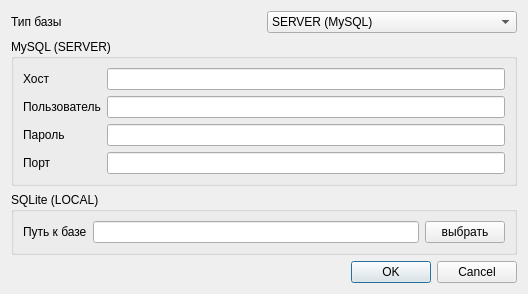
<?xml version="1.0" encoding="UTF-8"?>
<ui version="4.0">
 <class>SettingsDialog</class>
 <widget class="QDialog" name="SettingsDialog">
  <property name="geometry">
   <rect>
    <x>0</x>
    <y>0</y>
    <width>528</width>
    <height>268</height>
   </rect>
  </property>
  <property name="windowTitle">
   <string>Dialog</string>
  </property>
  <layout class="QGridLayout" name="gridLayout_2">
   <item row="0" column="0">
    <layout class="QHBoxLayout" name="horizontalLayout">
     <item>
      <widget class="QLabel" name="label">
       <property name="text">
        <string>Тип базы</string>
       </property>
      </widget>
     </item>
     <item>
      <widget class="QComboBox" name="comboBox">
       <item>
        <property name="text">
         <string>SERVER (MySQL)</string>
        </property>
       </item>
       <item>
        <property name="text">
         <string>LOCAL (SQLite)</string>
        </property>
       </item>
      </widget>
     </item>
    </layout>
   </item>
   <item row="1" column="0">
    <widget class="QGroupBox" name="groupBox">
     <property name="title">
      <string>MySQL (SERVER)</string>
     </property>
     <layout class="QGridLayout" name="gridLayout">
      <item row="0" column="0">
       <widget class="QLabel" name="label_2">
        <property name="text">
         <string>Хост</string>
        </property>
       </widget>
      </item>
      <item row="0" column="1">
       <widget class="QLineEdit" name="hostEdit"/>
      </item>
      <item row="1" column="0">
       <widget class="QLabel" name="label_3">
        <property name="text">
         <string>Пользователь</string>
        </property>
       </widget>
      </item>
      <item row="1" column="1">
       <widget class="QLineEdit" name="userEdit"/>
      </item>
      <item row="2" column="0">
       <widget class="QLabel" name="label_4">
        <property name="text">
         <string>Пароль</string>
        </property>
       </widget>
      </item>
      <item row="2" column="1">
       <widget class="QLineEdit" name="passwordEdit"/>
      </item>
      <item row="3" column="0">
       <widget class="QLabel" name="label_5">
        <property name="text">
         <string>Порт</string>
        </property>
       </widget>
      </item>
      <item row="3" column="1">
       <widget class="QLineEdit" name="portEdit"/>
      </item>
     </layout>
    </widget>
   </item>
   <item row="3" column="0">
    <widget class="QDialogButtonBox" name="buttonBox">
     <property name="orientation">
      <enum>Qt::Horizontal</enum>
     </property>
     <property name="standardButtons">
      <set>QDialogButtonBox::Cancel|QDialogButtonBox::Ok</set>
     </property>
    </widget>
   </item>
   <item row="2" column="0">
    <widget class="QGroupBox" name="groupBox_2">
     <property name="title">
      <string>SQLite (LOCAL)</string>
     </property>
     <layout class="QHBoxLayout" name="horizontalLayout_2">
      <item>
       <widget class="QLabel" name="label_6">
        <property name="text">
         <string>Путь к базе</string>
        </property>
       </widget>
      </item>
      <item>
       <widget class="QLineEdit" name="pathEdit"/>
      </item>
      <item>
       <widget class="QPushButton" name="pathButton">
        <property name="text">
         <string>выбрать</string>
        </property>
       </widget>
      </item>
     </layout>
    </widget>
   </item>
  </layout>
 </widget>
 <resources/>
 <connections>
  <connection>
   <sender>buttonBox</sender>
   <signal>accepted()</signal>
   <receiver>SettingsDialog</receiver>
   <slot>accept()</slot>
   <hints>
    <hint type="sourcelabel">
     <x>227</x>
     <y>217</y>
    </hint>
    <hint type="destinationlabel">
     <x>157</x>
     <y>234</y>
    </hint>
   </hints>
  </connection>
  <connection>
   <sender>buttonBox</sender>
   <signal>rejected()</signal>
   <receiver>SettingsDialog</receiver>
   <slot>reject()</slot>
   <hints>
    <hint type="sourcelabel">
     <x>295</x>
     <y>223</y>
    </hint>
    <hint type="destinationlabel">
     <x>286</x>
     <y>234</y>
    </hint>
   </hints>
  </connection>
 </connections>
</ui>
